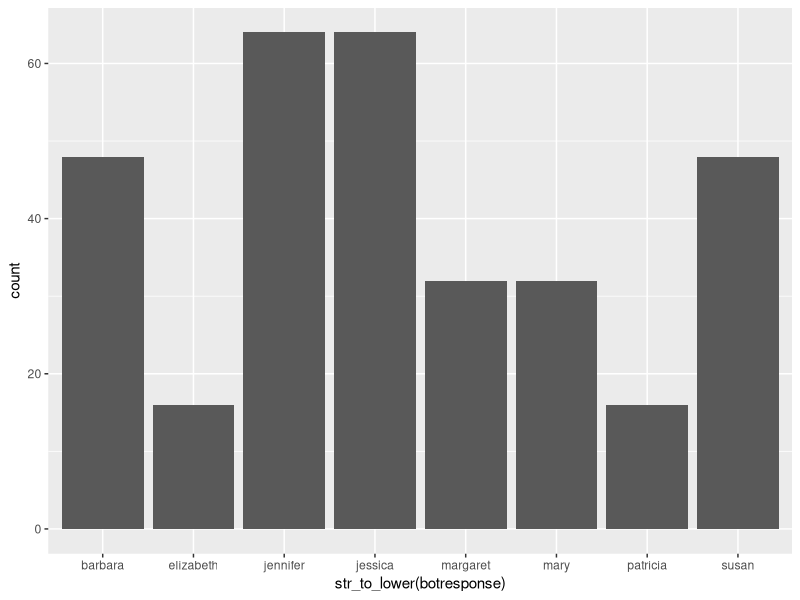
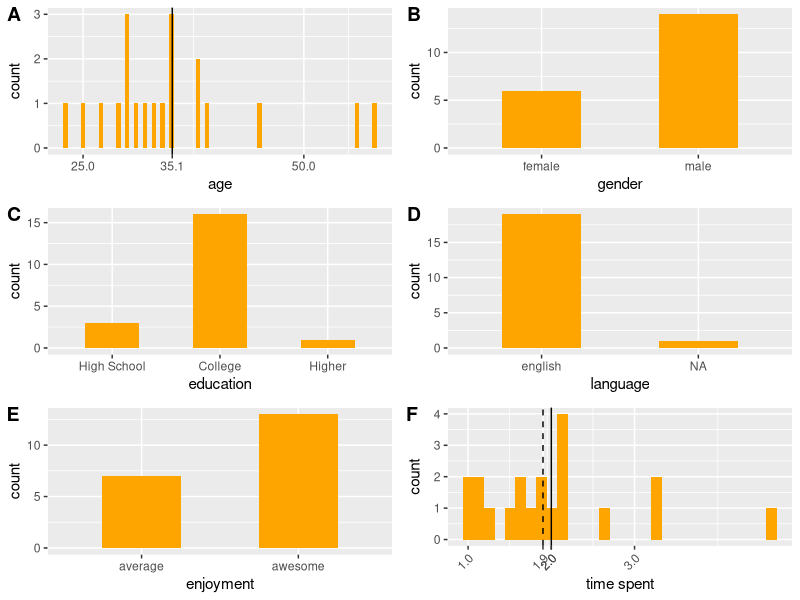
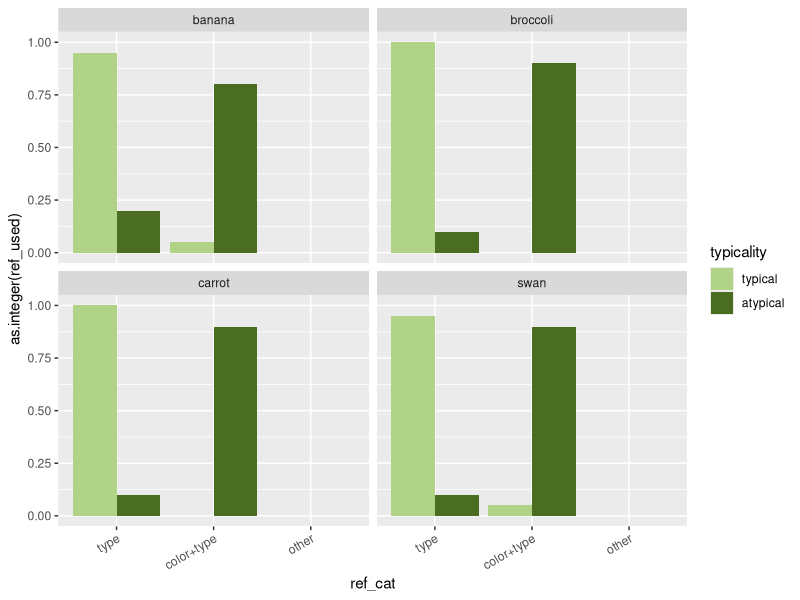
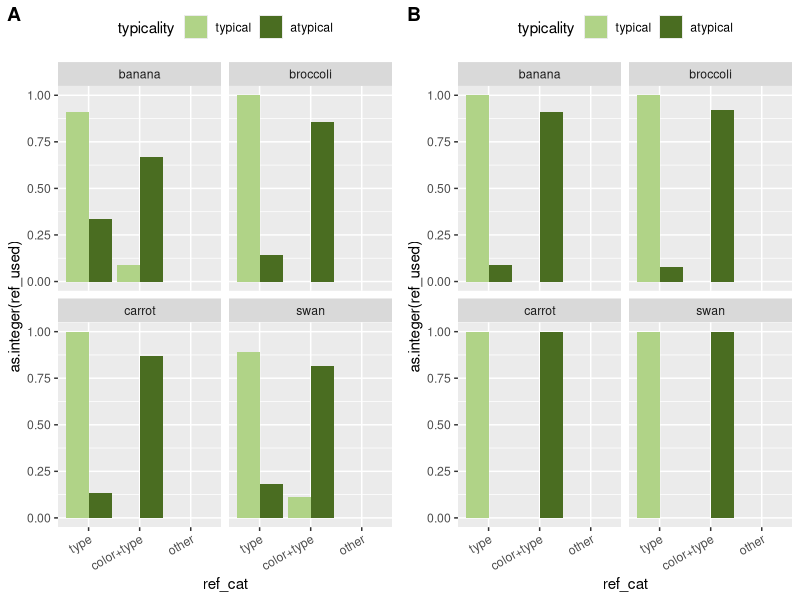
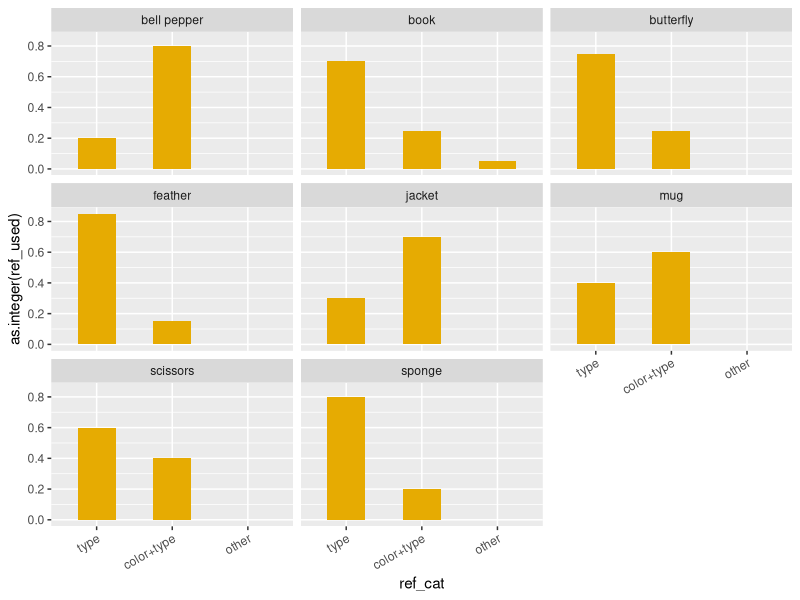

Reproduce these figures in R, in order.
## ---- chunk 1
knitr::opts_chunk$set(echo = TRUE)
## ---- chunk 2
library(cowplot)
library(plyr)
library(tidyverse)
library(here)

df_import = read_csv(here("data","01_norming","01_pilot","06_OMP-multchoice","data.csv")) %>%
  # exclude test
  # weird filter property that it will exclude NAs
  filter(is.na(comments) | comments != "TEST")
## ---- chunk 3
ggplot(df_import,aes(x=str_to_lower(botresponse))) +
  geom_histogram(stat="count")
## ---- chunk 4

df_clean = df_import %>% 
  # exclude multiple submissions
  arrange(startTime) %>% 
  distinct(anon_worker_id,trial_number, .keep_all = TRUE) %>% 
  # exclude participants who didn't do the hit correctly or were confused (self reportedly)
  filter(HitCorrect==1)
  # exclude participants who are more than 2 std away from median responses
  # group_by(anon_worker_id) %>%
  # filter()

# number of participants before exclusion (20)
length(unique(df_import$anon_worker_id))
# number of participants after exclusion (20)
length(unique(df_clean$anon_worker_id))


df = df_clean %>%
  select(item,refexp1,refexp1_checked,refexp2,refexp2_checked,refexp3,refexp3_checked,refexp_other,trial_number,anon_worker_id) %>% 
  rename(col_item = item)
## ---- chunk 5
# other info
engl_spellings = c("english", "englis", "eng", "engilsh", "englsh", "en")

df_subj = df_clean %>% 
  select(age,gender,education,languages,enjoyment,timeSpent,HitCorrect,comments,anon_worker_id) %>% 
  distinct() %>% 
  mutate_at(vars(languages), funs(str_to_lower(.))) %>% 
  mutate_at(vars(languages), funs(ifelse(. %in% engl_spellings, "english", .))) %>% 
  mutate(lang=ifelse(languages == "english","english","other")) %>% 
  mutate_at(vars(age), funs(as.integer(.))) %>% 
  mutate_at(vars(enjoyment), 
            funs(ifelse(.==1,"average",
                        ifelse(.==2,"awesome","other")))) %>% 
  mutate(edu = ifelse(str_detect(education,"high_school"),"High School",
                      ifelse(str_detect(education,"college"),"College","Higher"))) %>% 
  mutate_at(vars(edu), funs(fct_relevel(.,"High School", "College", "Higher"))) %>% 
  # person who misunderstood age question
  mutate_at(vars(age), funs(ifelse(age==1988,2019-1988,age)))


mean_age = round(mean(df_subj$age),digits = 1)
p_age = ggplot(df_subj,aes(x=age)) +
  geom_bar(width = .5,
           fill = "orange") +
  geom_vline(xintercept= mean_age) +
  scale_x_continuous(breaks=c(25,50,75,mean_age))

p_gen = ggplot(df_subj,aes(x=gender)) +
  geom_bar(width = .5,
           fill = "orange")

p_edu = ggplot(df_subj,aes(x=edu)) +
  geom_bar(width = .5,
           fill = "orange") +
  xlab("education")
  # theme(axis.text.x = element_text(angle = 25, hjust = 1))

p_lang = ggplot(df_subj,aes(x=lang)) +
  geom_bar(width = .5,
           fill = "orange") +
  xlab("language")
  # theme(axis.text.x = element_text(angle=45,hjust=1))

p_enj = ggplot(df_subj,aes(x=enjoyment)) +
  geom_bar(width = .5,
           fill = "orange")

mean_time = round(mean(df_subj$timeSpent), digits = 1)
median_time = round(median(df_subj$timeSpent), digits = 1)
p_time = ggplot(df_subj,aes(x=timeSpent)) +
  geom_histogram(fill = "orange") +
  geom_vline(xintercept=mean_time) +
  geom_vline(xintercept=median_time,linetype="dashed") +
  scale_x_continuous(breaks=c(median_time,mean_time,floor(0),floor(1),floor(2),floor(3),floor(5),floor(10))) +
  xlab("time spent") +
  theme(axis.text.x = element_text(angle = 45, hjust = 1))

plot_grid(p_age,p_gen,p_edu,p_lang,p_enj,p_time, labels = "AUTO", ncol = 2, align = 'v')

## ---- chunk 6
typical_list = c(
  "green_broccoli",
	"orange_carrot",
	"white_swan",
	"yellow_banana"
)

atypical_list = c(
  "red_broccoli",
	"white_carrot",
	"green_swan",
	"orange_banana"
)

df_plot = df %>%
  # separate color and type
  separate(col_item, c("color", "item"), sep = "_", remove = FALSE) %>%
  # repair compound nouns
  mutate_at(vars(item), 
            funs(ifelse(item=="bellpepper","bell pepper",item))) %>% 
  # typicality categorization
  mutate(typicality = case_when(
    col_item %in% typical_list ~ "typical",
    col_item %in% atypical_list ~ "atypical",
    TRUE ~ "non-cd"
  )) %>% 
  # utterance selection
  mutate(utterance = case_when(
    refexp1_checked ~ refexp1,
    refexp2_checked ~ refexp2,
    refexp3_checked ~ refexp_other,
    TRUE ~ "NA"
  )) %>% 
  # make columns according to utterance types
  mutate(
         utt_color_modified = utterance == paste(color,item,sep=" "),
         utt_type_only = utterance == item,
         utt_other = ifelse(!utt_color_modified & !utt_type_only, T, F)
  ) %>%
  gather(ref_cat,ref_used,utt_color_modified,utt_type_only,utt_other) %>%
  # change order of factor levels in ref_cat
  mutate_at(vars(ref_cat), 
            funs(fct_relevel(ref_cat, "utt_type_only", "utt_color_modified", "utt_other"))) %>%
  # rename factor levels in ref_cat
  mutate_at(vars(ref_cat),
            funs(mapvalues(ref_cat, 
                           from=c("utt_type_only", "utt_color_modified", "utt_other"),
                           to=c("type", "color+type", "other")))) %>% 
  # change order of factor levels in typicality
  mutate_at(vars(typicality), 
            funs(fct_relevel(typicality,"typical","atypical","non-cd"))) %>% 
  select(col_item,color,item,typicality,utterance,ref_cat,ref_used,trial_number,anon_worker_id)
## ---- chunk 7

df_cd = df_plot %>% 
  filter(typicality!="non-cd") %>% 
  group_by(anon_worker_id, item) %>% 
  mutate(trial = ifelse(trial_number == min(trial_number), 1, 2)) %>% 
  ungroup() 

# no "other" utterances
# df_cd %>% 
#   filter(ref_used == TRUE,
#          ref_cat == "utt_other") %>% 
#   select(col_item, utterance) %>% 
#   arrange(col_item)

# all

ggplot(df_cd,aes(x=ref_cat,
                 y=as.integer(ref_used),
                 fill=typicality)) +
  facet_wrap(vars(item)) +
  # mean
  stat_summary(fun.y = "mean",
               geom = "bar",
               position = position_dodge(width = 0.9)) +
  # error bars 
  stat_summary(fun.data = "mean_cl_boot",
               geom = "linerange",
               color = "darkgrey",
               position = position_dodge(width = 0.9)) +
  theme(axis.text.x = element_text(angle = 30, hjust = 1)) +
  scale_fill_manual(values=c("#b0d387", "#4a6d21"))

## ---- chunk 8

# first trial

first_trial = ggplot(df_cd[df_cd$trial==1,],aes(x=ref_cat,
                 y=as.integer(ref_used),
                 fill=typicality)) +
  facet_wrap(vars(item)) +
  # mean
  stat_summary(fun.y = "mean",
               geom = "bar",
               position = position_dodge(width = 0.9)) +
  # error bars 
  stat_summary(fun.data = "mean_cl_boot",
               geom = "linerange",
               color = "darkgrey",
               position = position_dodge(width = 0.9)) +
  theme(axis.text.x = element_text(angle = 30, hjust = 1)) +
  scale_fill_manual(values=c("#b0d387", "#4a6d21")) +
  theme(legend.position = "top")

# second trial

second_trial = ggplot(df_cd[df_cd$trial==2,],aes(x=ref_cat,
                 y=as.integer(ref_used),
                 fill=typicality)) +
  facet_wrap(vars(item)) +
  # mean
  stat_summary(fun.y = "mean",
               geom = "bar",
               position = position_dodge(width = 0.9)) +
  # error bars 
  stat_summary(fun.data = "mean_cl_boot",
               geom = "linerange",
               color = "darkgrey",
               position = position_dodge(width = 0.9)) +
  theme(axis.text.x = element_text(angle = 30, hjust = 1)) +
  scale_fill_manual(values=c("#b0d387", "#4a6d21")) +
  theme(legend.position = "top")

plot_grid(first_trial,second_trial, labels = "AUTO", ncol = 2, align = 'v')
## ---- chunk 9

df_noncd = df_plot %>% 
  filter(typicality=="non-cd")

# df_noncd %>% 
#   filter(ref_used == TRUE,
#          ref_cat == "utt_other") %>% 
#   select(col_item, utterance) %>% 
#   arrange(col_item)

ggplot(df_noncd,aes(x=ref_cat,
                 y=as.integer(ref_used))) +
  facet_wrap(vars(item)) +
  # mean
  stat_summary(fun.y = "mean",
               geom = "bar",
               fill = "#E6AB02",
               width = .5) +
  # error bars 
  stat_summary(fun.data = "mean_cl_boot",
               geom = "linerange",
               color = "darkgrey",
               position = position_dodge(width = 0.9)) +
  theme(axis.text.x = element_text(angle = 30, hjust = 1))

